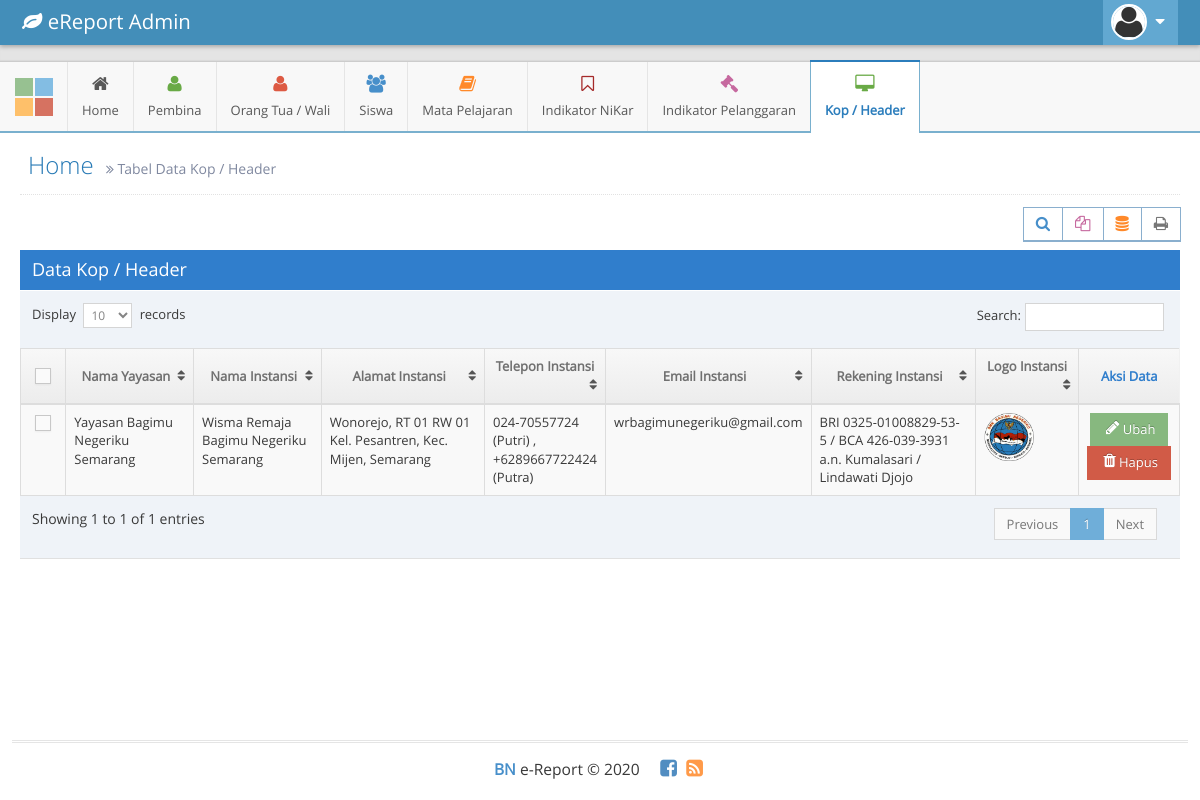
Screenshot of /admin/tabel/tabelDataKop.php (signed in) with the database file from the repository.
### tables this page shows
CREATE TABLE `tbl_kop` (
  `id_kop` int(10) NOT NULL,
  `nama_yayasan` varchar(100) NOT NULL,
  `nama_instansi` varchar(100) NOT NULL,
  `alamat_instansi` text NOT NULL,
  `telp_instansi` varchar(50) NOT NULL,
  `email_instansi` varchar(50) NOT NULL,
  `rek_instansi` text NOT NULL,
  `logo` varchar(100) NOT NULL
);

### admin/tabel/tabelDataKop.php (the view, shortened to what this page needs)
<!DOCTYPE html>
<?php
if(!isset($_SESSION['password'])){
	header("location: ../../admin/index.php");
}else{
	include "../../config/koneksi.php";
?>
<html lang="en">
	<head>
		<link rel="stylesheet" href="../../assets/css/bootstrap.min.css" />
		<link rel="stylesheet" href="../../assets/font-awesome/4.5.0/css/font-awesome.min.css" />
		<link rel="stylesheet" href="../../assets/css/ace.min.css" class="ace-main-stylesheet" id="main-ace-style" />
		<link rel="stylesheet" href="../../assets/css/ace-skins.min.css" />
		<link rel="stylesheet" href="../../assets/css/ace-rtl.min.css" />
	</head>
	<body class="no-skin">
		<div id="navbar" class="navbar navbar-default    navbar-collapse       h-navbar ace-save-state">
			<div class="navbar-container ace-save-state" id="navbar-container">
				<div class="navbar-header pull-left">
					<a href="#" class="navbar-brand">
						<small>
							<i class="fa fa-leaf"></i>
							eReport Admin
						</small>
					</a>
				</div>
				<div class="navbar-buttons navbar-header pull-right  collapse navbar-collapse" role="navigation">
					<ul class="nav ace-nav">
						<li class="light-blue dropdown-modal user-min">
							<a data-toggle="dropdown" href="#" class="dropdown-toggle">
								<img class="nav-user-photo" src="../../assets/images/avatars/avatar2.png" />
								<i class="ace-icon fa fa-caret-down"></i>
							</a>
						</li>
					</ul>
				</div>
			</div>
		</div>
		<div class="main-container ace-save-state" id="main-container">
			<div id="sidebar" class="sidebar      h-sidebar                navbar-collapse collapse          ace-save-state">
				<div class="sidebar-shortcuts" id="sidebar-shortcuts">
					<div class="sidebar-shortcuts-mini" id="sidebar-shortcuts-mini">
						<span class="btn btn-success"></span>
						<span class="btn btn-info"></span>
						<span class="btn btn-warning"></span>
						<span class="btn btn-danger"></span>
					</div>
				</div>
				<ul class="nav nav-list">
					<li class="hover">
						<a href="../home.php">
							<i class="menu-icon fa fa-home"></i>
							<span class="menu-text"> Home </span>
						</a>
					</li>
					<li class="hover">
						<a href="#" class="dropdown-toggle">
							<i class="menu-icon fa fa-user green"></i>
							<span class="menu-text">
								Pembina
							</span>
						</a>
					</li>
					<li class="hover">
						<a href="#" class="dropdown-toggle">
							<i class="menu-icon fa fa-user red"></i>
							<span class="menu-text"> Orang Tua / Wali </span>
						</a>
					</li>
					<li class="hover">
						<a href="#">
							<i class="menu-icon fa fa-users blue"></i>
							<span class="menu-text"> Siswa </span>
						</a>
					</li>
					<li class="hover">
						<a href="#" class="dropdown-toggle">
							<i class="menu-icon fa fa-book orange"></i>
							<span class="menu-text"> Mata Pelajaran </span>
						</a>
					</li>
					<li class="hover">
						<a href="#" class="dropdown-toggle">
							<i class="menu-icon fa fa-bookmark-o brown"></i>
							<span class="menu-text"> Indikator NiKar </span>
						</a>
					</li>
					<li class="hover">
						<a href="#">
							<i class="menu-icon fa fa-gavel pink"></i>
							<span class="menu-text">
								Indikator Pelanggaran
							</span>
						</a>
					</li>
					<li class="active open hover">
						<a href="#">
							<i class="menu-icon fa fa-desktop green"></i>
							<span class="menu-text"> Kop / Header </span>
						</a>
					</li>
				</ul>
			</div>
			<div class="main-content">
				<div class="main-content-inner">
					<div class="page-content">
						<div class="page-header">
							<h1>
								Home
								<small>
									<i class="ace-icon fa fa-angle-double-right"></i>
									Tabel Data Kop / Header
								</small>
							</h1>
						</div>
						<div class="row">
							<div class="col-xs-12">
								<div class="clearfix">
											<div class="pull-right tableTools-container"></div>
										</div>
										<div class="table-header">
											<font size="4px">Data Kop / Header</font>
										</div>
								<div>
											<table id="dynamic-table" class="table table-striped table-bordered table-hover">
												<thead>
													<tr>
														<th width="50px" class="center">
															<label class="pos-rel">
																<span class="lbl"></span>
															</label>
														</th>
														<th width="150px" class="center">Nama Yayasan</th>
														<th width="150px" class="center">Nama Instansi</th>
														<th width="200px" class="center">Alamat Instansi</th>
														<th width="120px" class="center">Telepon Instansi</th>
														<th width="60px" class="center">Email Instansi</th>
														<th width="200px" class="center">Rekening Instansi</th>
														<th width="120px" class="center">Logo Instansi</th>
														<th class="center">Aksi Data</th>
													</tr>
												</thead>
												<tbody>
												<?php
													$query = mysqli_query($conn, "SELECT * FROM tbl_kop");
													while($rerow = mysqli_fetch_assoc($query)){
												?>
												<tr>
													<td width="50px" class="center">
														<label class="pos-rel">
															<span class="lbl"></span>
														</label>
													</td>
													<td width="150px">
														<?php echo $rerow['nama_yayasan'];?>
													</td>
													<td width="150px">
														<?php echo $rerow['nama_instansi'];?>
													</td>
													<td width="200px">
														<?php echo $rerow['alamat_instansi'];?>
													</td>
													<td width="120px">
														<?php echo $rerow['telp_instansi'];?>
													</td>
													<td width="60px">
														<?php echo $rerow['email_instansi'];?>
													</td>
													<td width="200px">
														<?php echo $rerow['rek_instansi'];?>
													</td>
													<td width="120px">
														<img src="../../pictures/<?php echo $rerow['logo'];?>" width='50px'>
													</td>
													<td class="center">
														<a class="btn btn-sm btn-success" href='../ubah/ubahKop.php?id_kop=<?php echo $rerow['id_kop'];?>'>
														<i class="ace-icon fa fa-pencil bigger-120 align-top icon-on-right"></i> Ubah</a>
														<a class="btn btn-sm btn-danger" href='../hapus/deleteKop.php?id_kop=<?php echo $rerow['id_kop'];?>' onClick='return konfrim()'>
														<i class="ace-icon fa fa-trash bigger-120 align-top icon-on-right"></i> Hapus</a>
													</td>
												</tr>
													<?php } ?>
												</tbody>
											</table>
										</div>
							</div>
						</div>
					</div>
				</div>
			</div>
			<div class="footer">
				<div class="footer-inner">
					<div class="footer-content">
						<span class="bigger-120">
							<span class="blue bolder">BN</span>
							e-Report &copy; 2020
						</span>
						<span class="action-buttons">
							<a href="#">
								<i class="ace-icon fa fa-facebook-square text-primary bigger-150"></i>
							</a>
							<a href="#">
								<i class="ace-icon fa fa-rss-square orange bigger-150"></i>
							</a>
						</span>
					</div>
				</div>
			</div>
		</div>
	</body>
</html>
<?php
}
?>

### rows the page displays
tbl_kop: nama_yayasan "Yayasan Bagimu Negeriku Semarang", nama_instansi "Wisma Remaja Bagimu Negeriku Semarang", alamat_instansi "Wonorejo, RT 01 RW 01 Kel. Pesantren, Kec. Mijen, Semarang", telp_instansi "024-70557724 (Putri) , +6289667722424 (Putra)", email_instansi "wrbagimunegeriku@gmail.com", rek_instansi "BRI 0325-01008829-53-5 / BCA 426-039-3931 a.n. Kumalasari / Lindawati Djojo", logo (picture)
